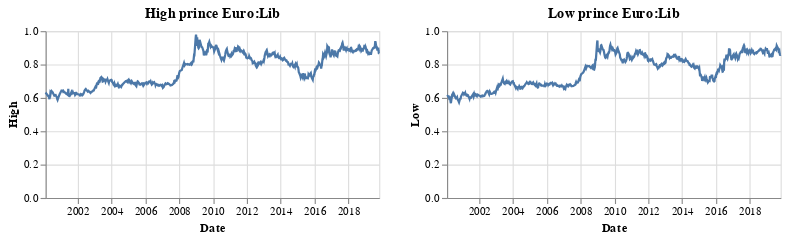

This figure's notebook cell:
### Markdown cell above
* Es necesario seguir limpiando High y Low por valores atipicos poco frecuentes

### Code cell
high_time = alt.Chart(df).mark_line().encode(
    x = alt.X(
        'Date:T'
    ),
    y = alt.Y(
        'High:Q'
    )
).properties(
    width = 300,
    height = 150,
    title = 'High prince Euro:Lib'
)

low_time = alt.Chart(df).mark_line().encode(
    x = alt.X(
        'Date:T'
    ),
    y = alt.Y(
        'Low:Q'
    )
).properties(
    width = 300,
    height = 150,
    title = 'Low prince Euro:Lib'
)
alt.hconcat(high_time, low_time)

### Figure 1 — Vega-Lite specification as saved in the notebook (floating-point values rounded to 4 significant figures; data arrays with more than 128 entries replaced by an {"elided": "..."} marker saying what was removed)
{"config": {"view": {"continuousWidth": 400, "continuousHeight": 300}}, "hconcat": [{"mark": "line", "encoding": {"x": {"type": "temporal", "field": "Date"}, "y": {"type": "quantitative", "field": "High"}}, "height": 150, "title": "High prince Euro:Lib", "width": 300}, {"mark": "line", "encoding": {"x": {"type": "temporal", "field": "Date"}, "y": {"type": "quantitative", "field": "Low"}}, "height": 150, "title": "Low prince Euro:Lib", "width": 300}], "data": {"name": "data-f1f845f2e96c2d9e2922216d64af3c32"}, "$schema": "https://vega.github.io/schema/vega-lite/v4.8.1.json", "datasets": {"data-f1f845f2e96c2d9e2922216d64af3c32": {"elided": "734 records"}}}
